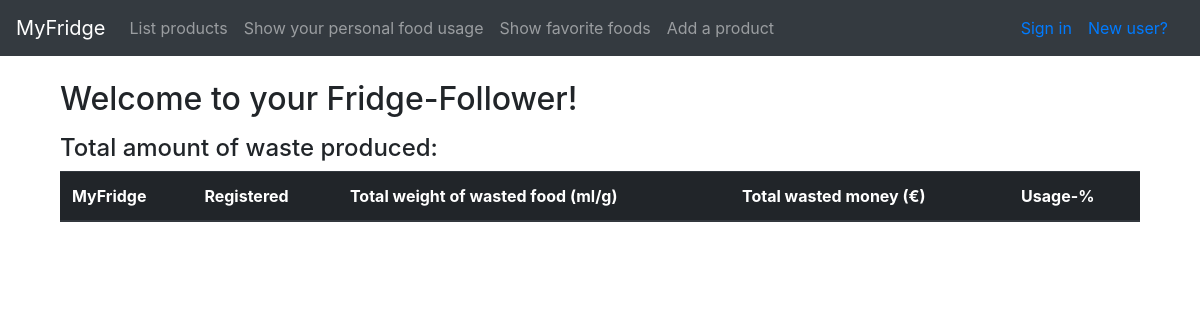
Before: / with the older database file.
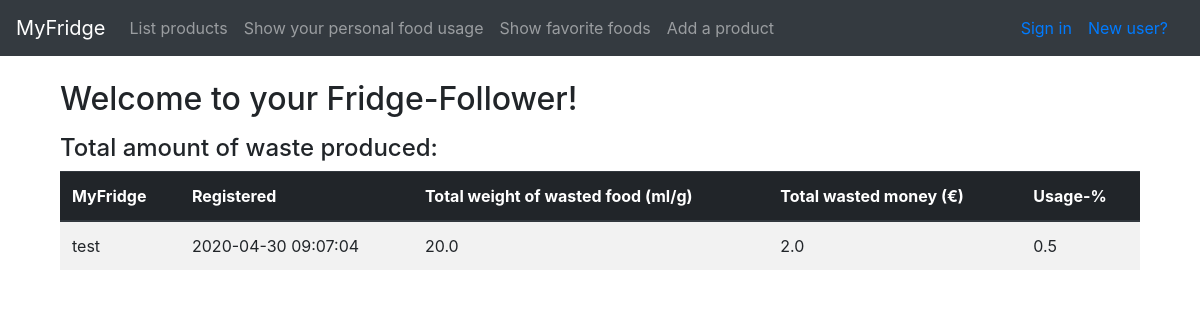
After: the same page with the newer database file.
### application/auth/models.py (models this page shows, shortened)
class User(Base):
    __tablename__ = "account"
    username = db.Column(db.String(144), nullable=False)
    password = db.Column(db.String(144), nullable=False)
    email = db.Column(db.String(144), nullable=False)
    product_id = db.relationship("Product", backref='account', cascade="all, delete", lazy=True)
    waste_id = db.relationship("Waste", backref='account', cascade="all, delete", lazy=True)
    dish_id = db.relationship("Dish", backref='account', cascade="all, delete", lazy=True)

### application/views.py (the view)
@app.route("/")
def index():
    return render_template("index.html", total_data=Waste.total_data())

### application/usage/models.py (called while the page is built)
    @staticmethod
    def total_data():
        stmt = text("SELECT Account.username, Account.date_created,  ROUND(SUM(Waste.amount), 2) as wfood, ROUND(SUM(Waste.price), 2) as wprice, ROUND((SUM(Dish.amount) / (SUM(Waste.amount) + SUM(Dish.amount))), 2) as usage FROM Waste"
         	        " LEFT JOIN Account ON Waste.account_id = Account.id"
                    " LEFT JOIN Product ON Product.account_id = Account.id"
                    " LEFT JOIN Dish ON Dish.account_id = Account.id"
		            " GROUP BY Account.id"
                    " ORDER BY usage DESC")
        res = db.engine.execute(stmt)
        response = []
        for row in res:
            response.append({"username": row[0], "date_created": row[1], "wfood": row[2], "wprice": row[3], "usage": row[4]})
        return response

### application/templates/index.html (shortened to what this page needs)
{% extends "layout.html" %}
{% block body %}
<div class="container">
  <h2>
    Welcome to your Fridge-Follower!
  </h2>
{% if total_data is defined %}
<h4> Total amount of waste produced: </h4>
<table class="table table-striped">
   <thead class= "thead-dark">
    <tr>
        <th>MyFridge</th>
        <th>Registered</th>
        <th>Total weight of wasted food (ml/g)</th>
        <th>Total wasted money (€)</th>
        <th>Usage-%</th>
      </tr>
   </thead>
   <tbody>
  {% for data in total_data %}
    <tr class="warning">
       <td>{{ data.username }}</td>
       <td>{{ data.date_created }}</td>
       <td>{{ data.wfood }}</td>
       <td>{{ data.wprice }}</td>
       <td>{{ data.usage }}</td>
     </tr>
  {% endfor %}
</table>
{% endif %}
</div>
</body>
</html>
{% endblock %}

Changed rows visible on the page:
now on this page (row edited): User: username "test", date_created "2020-04-30 09:07:04", wfood "20.0", wprice "2.0", usage "0.5"
